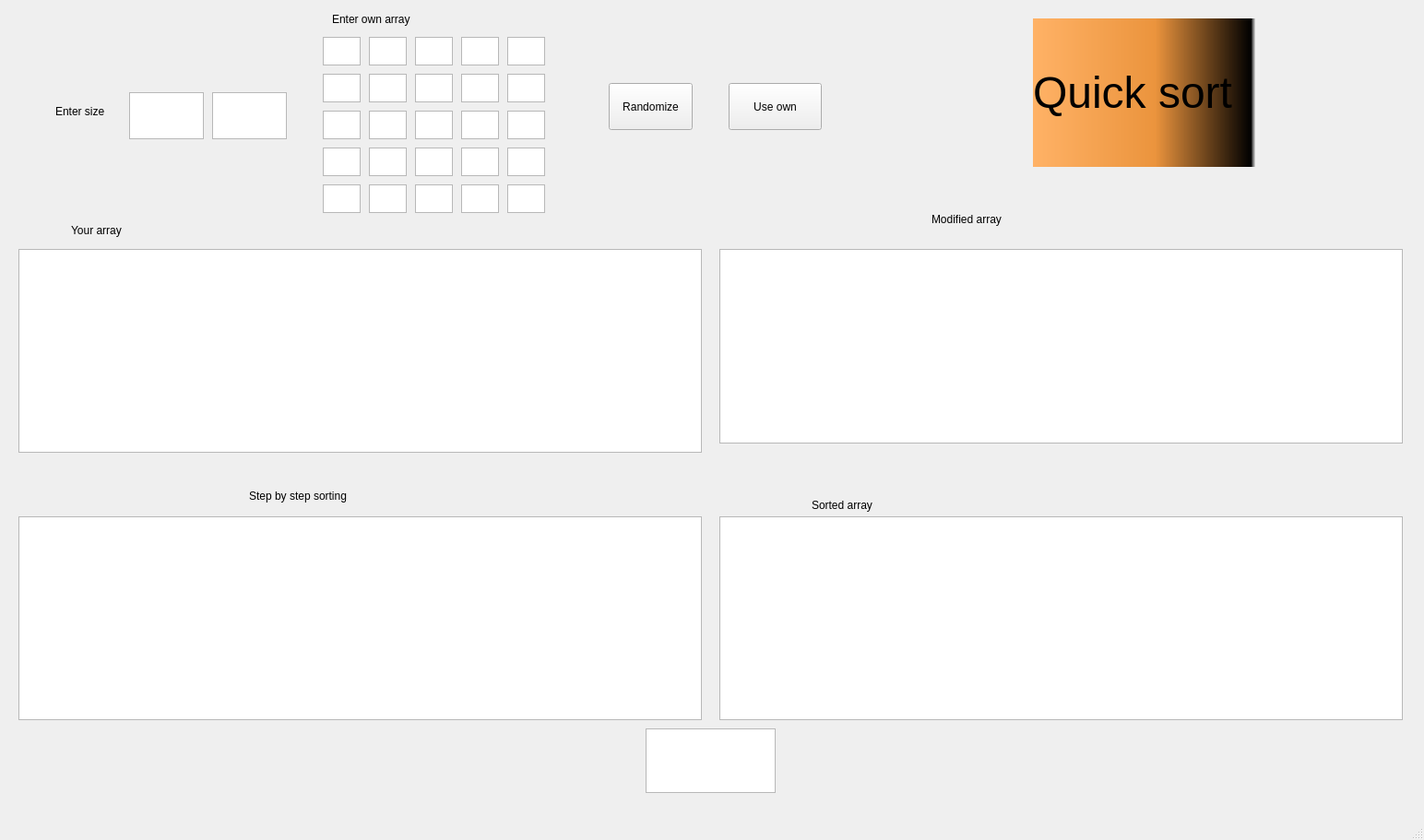
<?xml version="1.0" encoding="UTF-8"?>
<ui version="4.0">
 <class>MainWindow</class>
 <widget class="QMainWindow" name="MainWindow">
  <property name="geometry">
   <rect>
    <x>0</x>
    <y>0</y>
    <width>1544</width>
    <height>911</height>
   </rect>
  </property>
  <property name="windowTitle">
   <string>MainWindow</string>
  </property>
  <widget class="QWidget" name="centralwidget">
   <widget class="QPushButton" name="pushButton">
    <property name="geometry">
     <rect>
      <x>660</x>
      <y>90</y>
      <width>91</width>
      <height>51</height>
     </rect>
    </property>
    <property name="text">
     <string>Randomize</string>
    </property>
   </widget>
   <widget class="QPushButton" name="pushButton_2">
    <property name="geometry">
     <rect>
      <x>790</x>
      <y>90</y>
      <width>101</width>
      <height>51</height>
     </rect>
    </property>
    <property name="text">
     <string>Use own</string>
    </property>
   </widget>
   <widget class="QLabel" name="label">
    <property name="geometry">
     <rect>
      <x>60</x>
      <y>110</y>
      <width>91</width>
      <height>21</height>
     </rect>
    </property>
    <property name="text">
     <string>Enter size</string>
    </property>
   </widget>
   <widget class="QTextEdit" name="size1">
    <property name="geometry">
     <rect>
      <x>140</x>
      <y>100</y>
      <width>81</width>
      <height>51</height>
     </rect>
    </property>
   </widget>
   <widget class="QTextEdit" name="size2">
    <property name="geometry">
     <rect>
      <x>230</x>
      <y>100</y>
      <width>81</width>
      <height>51</height>
     </rect>
    </property>
   </widget>
   <widget class="QLabel" name="label_2">
    <property name="geometry">
     <rect>
      <x>360</x>
      <y>10</y>
      <width>101</width>
      <height>21</height>
     </rect>
    </property>
    <property name="text">
     <string>Enter own array</string>
    </property>
   </widget>
   <widget class="QPlainTextEdit" name="plainTextEdit_21">
    <property name="geometry">
     <rect>
      <x>400</x>
      <y>120</y>
      <width>41</width>
      <height>31</height>
     </rect>
    </property>
   </widget>
   <widget class="QPlainTextEdit" name="plainTextEdit_44">
    <property name="geometry">
     <rect>
      <x>550</x>
      <y>200</y>
      <width>41</width>
      <height>31</height>
     </rect>
    </property>
   </widget>
   <widget class="QPlainTextEdit" name="plainTextEdit_43">
    <property name="geometry">
     <rect>
      <x>500</x>
      <y>200</y>
      <width>41</width>
      <height>31</height>
     </rect>
    </property>
   </widget>
   <widget class="QPlainTextEdit" name="plainTextEdit_03">
    <property name="enabled">
     <bool>true</bool>
    </property>
    <property name="geometry">
     <rect>
      <x>500</x>
      <y>40</y>
      <width>41</width>
      <height>31</height>
     </rect>
    </property>
   </widget>
   <widget class="QPlainTextEdit" name="plainTextEdit_10">
    <property name="geometry">
     <rect>
      <x>350</x>
      <y>80</y>
      <width>41</width>
      <height>31</height>
     </rect>
    </property>
   </widget>
   <widget class="QPlainTextEdit" name="plainTextEdit_11">
    <property name="geometry">
     <rect>
      <x>400</x>
      <y>80</y>
      <width>41</width>
      <height>31</height>
     </rect>
    </property>
   </widget>
   <widget class="QPlainTextEdit" name="plainTextEdit_34">
    <property name="geometry">
     <rect>
      <x>550</x>
      <y>160</y>
      <width>41</width>
      <height>31</height>
     </rect>
    </property>
   </widget>
   <widget class="QPlainTextEdit" name="plainTextEdit_30">
    <property name="geometry">
     <rect>
      <x>350</x>
      <y>160</y>
      <width>41</width>
      <height>31</height>
     </rect>
    </property>
   </widget>
   <widget class="QPlainTextEdit" name="plainTextEdit_22">
    <property name="geometry">
     <rect>
      <x>450</x>
      <y>120</y>
      <width>41</width>
      <height>31</height>
     </rect>
    </property>
   </widget>
   <widget class="QPlainTextEdit" name="plainTextEdit_02">
    <property name="geometry">
     <rect>
      <x>450</x>
      <y>40</y>
      <width>41</width>
      <height>31</height>
     </rect>
    </property>
   </widget>
   <widget class="QPlainTextEdit" name="plainTextEdit_20">
    <property name="geometry">
     <rect>
      <x>350</x>
      <y>120</y>
      <width>41</width>
      <height>31</height>
     </rect>
    </property>
   </widget>
   <widget class="QPlainTextEdit" name="plainTextEdit_32">
    <property name="geometry">
     <rect>
      <x>450</x>
      <y>160</y>
      <width>41</width>
      <height>31</height>
     </rect>
    </property>
   </widget>
   <widget class="QPlainTextEdit" name="plainTextEdit_14">
    <property name="geometry">
     <rect>
      <x>550</x>
      <y>80</y>
      <width>41</width>
      <height>31</height>
     </rect>
    </property>
   </widget>
   <widget class="QPlainTextEdit" name="plainTextEdit_31">
    <property name="geometry">
     <rect>
      <x>400</x>
      <y>160</y>
      <width>41</width>
      <height>31</height>
     </rect>
    </property>
   </widget>
   <widget class="QPlainTextEdit" name="plainTextEdit_23">
    <property name="geometry">
     <rect>
      <x>500</x>
      <y>120</y>
      <width>41</width>
      <height>31</height>
     </rect>
    </property>
   </widget>
   <widget class="QPlainTextEdit" name="plainTextEdit_24">
    <property name="geometry">
     <rect>
      <x>550</x>
      <y>120</y>
      <width>41</width>
      <height>31</height>
     </rect>
    </property>
   </widget>
   <widget class="QPlainTextEdit" name="plainTextEdit_00">
    <property name="geometry">
     <rect>
      <x>350</x>
      <y>40</y>
      <width>41</width>
      <height>31</height>
     </rect>
    </property>
   </widget>
   <widget class="QPlainTextEdit" name="plainTextEdit_40">
    <property name="geometry">
     <rect>
      <x>350</x>
      <y>200</y>
      <width>41</width>
      <height>31</height>
     </rect>
    </property>
   </widget>
   <widget class="QPlainTextEdit" name="plainTextEdit_41">
    <property name="geometry">
     <rect>
      <x>400</x>
      <y>200</y>
      <width>41</width>
      <height>31</height>
     </rect>
    </property>
   </widget>
   <widget class="QPlainTextEdit" name="plainTextEdit_42">
    <property name="geometry">
     <rect>
      <x>450</x>
      <y>200</y>
      <width>41</width>
      <height>31</height>
     </rect>
    </property>
   </widget>
   <widget class="QPlainTextEdit" name="plainTextEdit_04">
    <property name="geometry">
     <rect>
      <x>550</x>
      <y>40</y>
      <width>41</width>
      <height>31</height>
     </rect>
    </property>
   </widget>
   <widget class="QPlainTextEdit" name="plainTextEdit_13">
    <property name="geometry">
     <rect>
      <x>500</x>
      <y>80</y>
      <width>41</width>
      <height>31</height>
     </rect>
    </property>
   </widget>
   <widget class="QPlainTextEdit" name="plainTextEdit_01">
    <property name="geometry">
     <rect>
      <x>400</x>
      <y>40</y>
      <width>41</width>
      <height>31</height>
     </rect>
    </property>
   </widget>
   <widget class="QPlainTextEdit" name="plainTextEdit_12">
    <property name="geometry">
     <rect>
      <x>450</x>
      <y>80</y>
      <width>41</width>
      <height>31</height>
     </rect>
    </property>
   </widget>
   <widget class="QPlainTextEdit" name="plainTextEdit_33">
    <property name="geometry">
     <rect>
      <x>500</x>
      <y>160</y>
      <width>41</width>
      <height>31</height>
     </rect>
    </property>
   </widget>
   <widget class="QPlainTextEdit" name="plainTextEdit">
    <property name="geometry">
     <rect>
      <x>20</x>
      <y>270</y>
      <width>741</width>
      <height>221</height>
     </rect>
    </property>
   </widget>
   <widget class="QPlainTextEdit" name="plainTextEdit_2">
    <property name="geometry">
     <rect>
      <x>780</x>
      <y>270</y>
      <width>741</width>
      <height>211</height>
     </rect>
    </property>
   </widget>
   <widget class="QPlainTextEdit" name="plainTextEdit_3">
    <property name="geometry">
     <rect>
      <x>20</x>
      <y>560</y>
      <width>741</width>
      <height>221</height>
     </rect>
    </property>
   </widget>
   <widget class="QPlainTextEdit" name="plainTextEdit_4">
    <property name="geometry">
     <rect>
      <x>780</x>
      <y>560</y>
      <width>741</width>
      <height>221</height>
     </rect>
    </property>
   </widget>
   <widget class="QPlainTextEdit" name="plainTextEdit_5">
    <property name="geometry">
     <rect>
      <x>700</x>
      <y>790</y>
      <width>141</width>
      <height>70</height>
     </rect>
    </property>
   </widget>
   <widget class="QLabel" name="label_3">
    <property name="geometry">
     <rect>
      <x>77</x>
      <y>240</y>
      <width>141</width>
      <height>20</height>
     </rect>
    </property>
    <property name="text">
     <string>Your array</string>
    </property>
   </widget>
   <widget class="QLabel" name="label_4">
    <property name="geometry">
     <rect>
      <x>1010</x>
      <y>230</y>
      <width>231</width>
      <height>16</height>
     </rect>
    </property>
    <property name="text">
     <string>Modified array</string>
    </property>
   </widget>
   <widget class="QLabel" name="label_5">
    <property name="geometry">
     <rect>
      <x>270</x>
      <y>530</y>
      <width>181</width>
      <height>16</height>
     </rect>
    </property>
    <property name="text">
     <string>Step by step sorting</string>
    </property>
   </widget>
   <widget class="QLabel" name="label_6">
    <property name="geometry">
     <rect>
      <x>880</x>
      <y>540</y>
      <width>371</width>
      <height>16</height>
     </rect>
    </property>
    <property name="text">
     <string>Sorted array</string>
    </property>
   </widget>
   <widget class="QLabel" name="label_7">
    <property name="geometry">
     <rect>
      <x>1120</x>
      <y>20</y>
      <width>241</width>
      <height>161</height>
     </rect>
    </property>
    <property name="styleSheet">
     <string notr="true">background-color: qlineargradient(spread:pad, x1:0, y1:0, x2:1, y2:0, stop:0 rgba(255, 178, 102, 255), stop:0.55 rgba(235, 148, 61, 255), stop:0.98 rgba(0, 0, 0, 255), stop:1 rgba(0, 0, 0, 0));</string>
    </property>
    <property name="text">
     <string>&lt;html&gt;&lt;head/&gt;&lt;body&gt;&lt;p&gt;&lt;span style=&quot; font-size:36pt;&quot;&gt;             Quick sort&lt;/span&gt;&lt;/p&gt;&lt;/body&gt;&lt;/html&gt;</string>
    </property>
   </widget>
  </widget>
  <widget class="QMenuBar" name="menubar">
   <property name="geometry">
    <rect>
     <x>0</x>
     <y>0</y>
     <width>1544</width>
     <height>22</height>
    </rect>
   </property>
  </widget>
  <widget class="QStatusBar" name="statusbar"/>
 </widget>
 <resources/>
 <connections/>
</ui>
